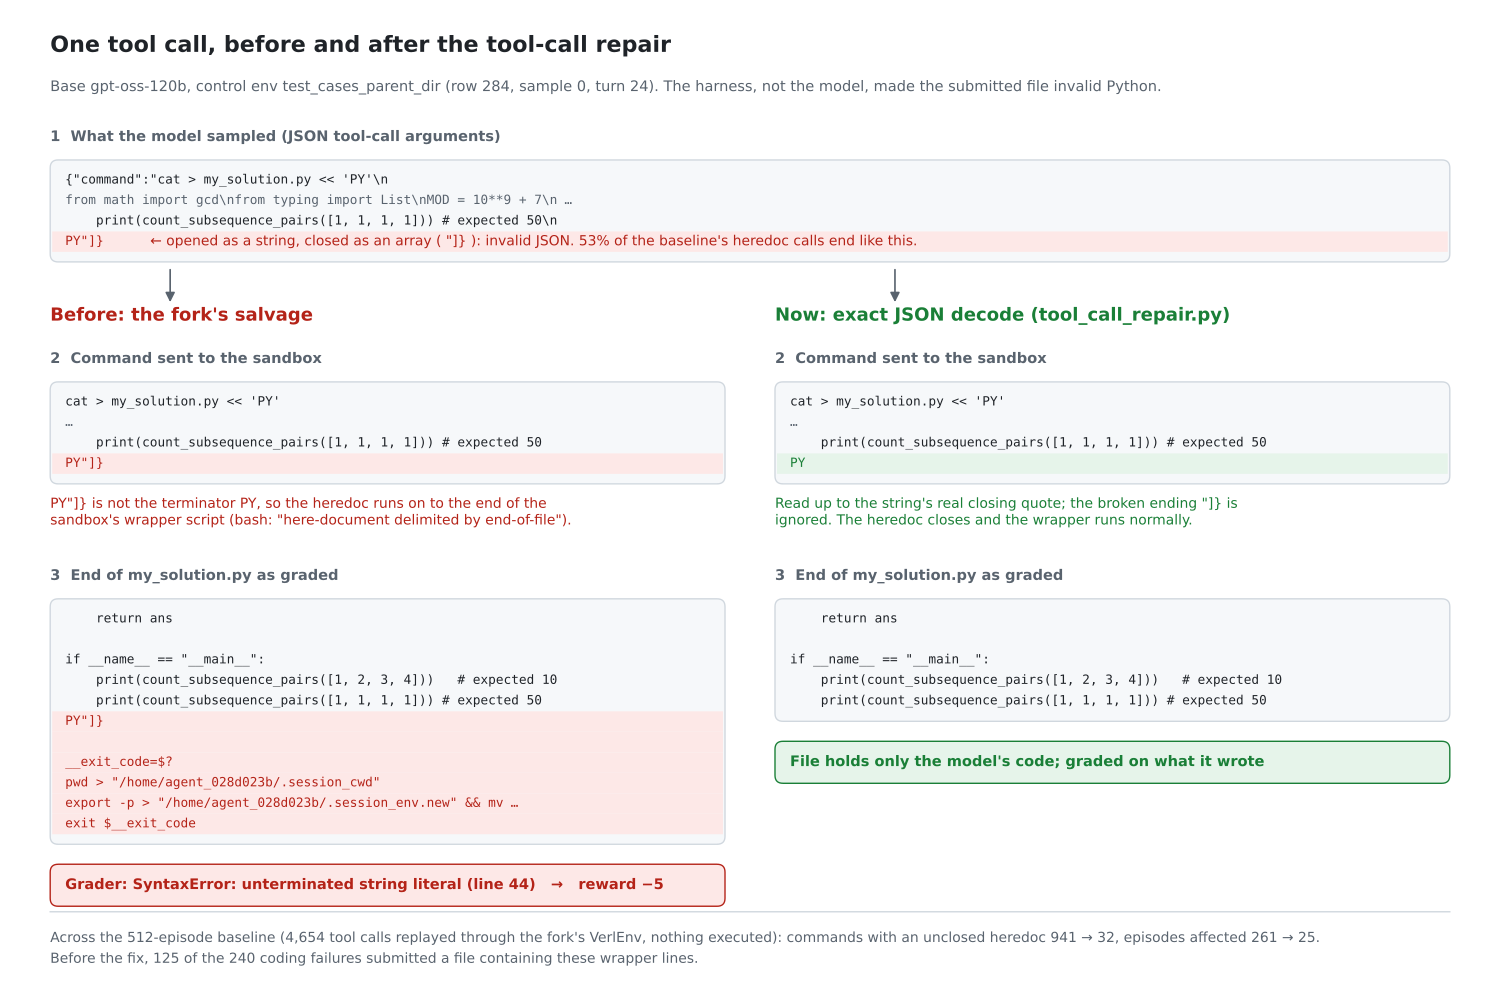

Python code for this plot:
"""Figure: one baseline tool call before and after launch/tool_call_repair.py.

    uv run --no-project --with matplotlib python baseline/figures/heredoc_example.py

The text is copied from results/full/episodes.jsonl, episode test_cases_parent_dir row 284
sample 0 (turn 24 and the graded my_solution.py), with the middle of the file elided.
Writes heredoc_example.{png,pdf} next to this script.
"""

from pathlib import Path

import matplotlib.pyplot as plt
from matplotlib.patches import FancyArrowPatch, FancyBboxPatch, Rectangle

OUT = Path(__file__).resolve().parent
INK, MUTED, RULE, PANEL = "#1f2328", "#59636e", "#d0d7de", "#f6f8fa"
BAD, BAD_BG, GOOD, GOOD_BG = "#b42318", "#fde8e7", "#1a7f37", "#e6f4ea"
MONO = {"family": "DejaVu Sans Mono", "size": 9.2}
LINE = 0.205  # inches per code line

W, H = 15.0, 9.9
fig = plt.figure(figsize=(W, H), dpi=200)
ax = fig.add_axes([0, 0, 1, 1])
ax.set_xlim(0, W)
ax.set_ylim(0, H)
ax.axis("off")
fig.patch.set_facecolor("white")


def code(x, y, width, lines, title=None):
    """Code block with its top-left at (x, y). lines: (text, style) with style None/'bad'/'good'/'dim'.
    Returns the y of its bottom edge."""
    top = y
    if title:
        ax.text(x, y, title, fontsize=10.5, color=MUTED, va="top", fontweight="bold")
        y -= 0.3
    height = len(lines) * LINE + 0.2
    ax.add_patch(FancyBboxPatch((x, y - height), width, height, boxstyle="round,pad=0,rounding_size=0.08",
                                fc=PANEL, ec=RULE, lw=1))
    ly = y - 0.1
    for text, style in lines:
        if style in ("bad", "good"):
            ax.add_patch(Rectangle((x + 0.02, ly - LINE), width - 0.04, LINE,
                                   fc=BAD_BG if style == "bad" else GOOD_BG, ec="none"))
        color = {"bad": BAD, "good": GOOD, "dim": MUTED}.get(style, INK)
        ax.text(x + 0.15, ly - LINE / 2, text, color=color, va="center", **MONO)
        ly -= LINE
    return y - height


def note(x, y, text, color, **kw):
    ax.text(x, y, text, fontsize=10, color=color, va="top", **kw)


def arrow(x0, y0, x1, y1):
    ax.add_patch(FancyArrowPatch((x0, y0), (x1, y1), arrowstyle="-|>", mutation_scale=14, color=MUTED, lw=1.2))


# Title
ax.text(0.5, H - 0.35, "One tool call, before and after the tool-call repair", fontsize=16, color=INK,
        va="top", fontweight="bold")
ax.text(0.5, H - 0.8, "Base gpt-oss-120b, control env test_cases_parent_dir (row 284, sample 0, turn 24). "
        "The harness, not the model, made the submitted file invalid Python.",
        fontsize=10.5, color=MUTED, va="top")

# What the model sampled
sampled = [
    ('{"command":"cat > my_solution.py << \'PY\'\\n', None),
    ("from math import gcd\\nfrom typing import List\\nMOD = 10**9 + 7\\n …", "dim"),
    ('    print(count_subsequence_pairs([1, 1, 1, 1])) # expected 50\\n', None),
    ('PY"]}', "bad"),
]
x0, wide = 0.5, 14.0
bottom = code(x0, H - 1.3, wide, sampled, "1  What the model sampled (JSON tool-call arguments)")
ax.text(x0 + 1.0, bottom + 0.1 + LINE / 2, "← opened as a string, closed as an array ( \"]} ): invalid JSON. "
        "53% of the baseline's heredoc calls end like this.", fontsize=10, color=BAD, va="center")

# Two columns
colw, gap = 6.75, 0.5
xl, xr = x0, x0 + colw + gap
ytop = bottom - 0.45
ax.text(xl, ytop, "Before: the fork's salvage", fontsize=13, color=BAD, va="top", fontweight="bold")
ax.text(xr, ytop, "Now: exact JSON decode (tool_call_repair.py)", fontsize=13, color=GOOD, va="top",
        fontweight="bold")
arrow(xl + 1.2, bottom - 0.05, xl + 1.2, ytop + 0.02)
arrow(xr + 1.2, bottom - 0.05, xr + 1.2, ytop + 0.02)

y2 = ytop - 0.45
cmd_tail = [
    ("cat > my_solution.py << 'PY'", None),
    ("…", "dim"),
    ("    print(count_subsequence_pairs([1, 1, 1, 1])) # expected 50", None),
]
bl = code(xl, y2, colw, cmd_tail + [('PY"]}', "bad")], "2  Command sent to the sandbox")
br = code(xr, y2, colw, cmd_tail + [("PY", "good")], "2  Command sent to the sandbox")
note(xl, bl - 0.12, "PY\"]} is not the terminator PY, so the heredoc runs on to the end of the\n"
     "sandbox's wrapper script (bash: \"here-document delimited by end-of-file\").", BAD)
note(xr, br - 0.12, "Read up to the string's real closing quote; the broken ending \"]} is\n"
     "ignored. The heredoc closes and the wrapper runs normally.", GOOD)

y3 = bl - 0.85
file_tail = [
    ("    return ans", None),
    ("", None),
    ('if __name__ == "__main__":', None),
    ("    print(count_subsequence_pairs([1, 2, 3, 4]))   # expected 10", None),
    ("    print(count_subsequence_pairs([1, 1, 1, 1])) # expected 50", None),
]
wrapper = [
    ('PY"]}', "bad"),
    ("", "bad"),
    ("__exit_code=$?", "bad"),
    ('pwd > "/home/agent_028d023b/.session_cwd"', "bad"),
    ('export -p > "/home/agent_028d023b/.session_env.new" && mv …', "bad"),
    ("exit $__exit_code", "bad"),
]
bl = code(xl, y3, colw, file_tail + wrapper, "3  End of my_solution.py as graded")
br = code(xr, y3, colw, file_tail, "3  End of my_solution.py as graded")

# Outcomes
for x, bottom_y, text, color, bg in (
    (xl, bl, "Grader: SyntaxError: unterminated string literal (line 44)   →   reward −5", BAD, BAD_BG),
    (xr, br, "File holds only the model's code; graded on what it wrote", GOOD, GOOD_BG),
):
    ax.add_patch(FancyBboxPatch((x, bottom_y - 0.62), colw, 0.42, boxstyle="round,pad=0,rounding_size=0.08",
                                fc=bg, ec=color, lw=1))
    ax.text(x + 0.15, bottom_y - 0.41, text, fontsize=10.5, color=color, va="center", fontweight="bold")

# Footer: scale across the baseline
ax.plot([0.5, W - 0.5], [0.78, 0.78], color=RULE, lw=1)
ax.text(0.5, 0.62, "Across the 512-episode baseline (4,654 tool calls replayed through the fork's VerlEnv, nothing "
        "executed): commands with an unclosed heredoc 941 → 32, episodes affected 261 → 25.\n"
        "Before the fix, 125 of the 240 coding failures submitted a file containing these wrapper lines.",
        fontsize=10, color=MUTED, va="top", linespacing=1.5)

for ext in ("png", "pdf"):
    fig.savefig(OUT / f"heredoc_example.{ext}", facecolor="white")
print(OUT / "heredoc_example.png")
